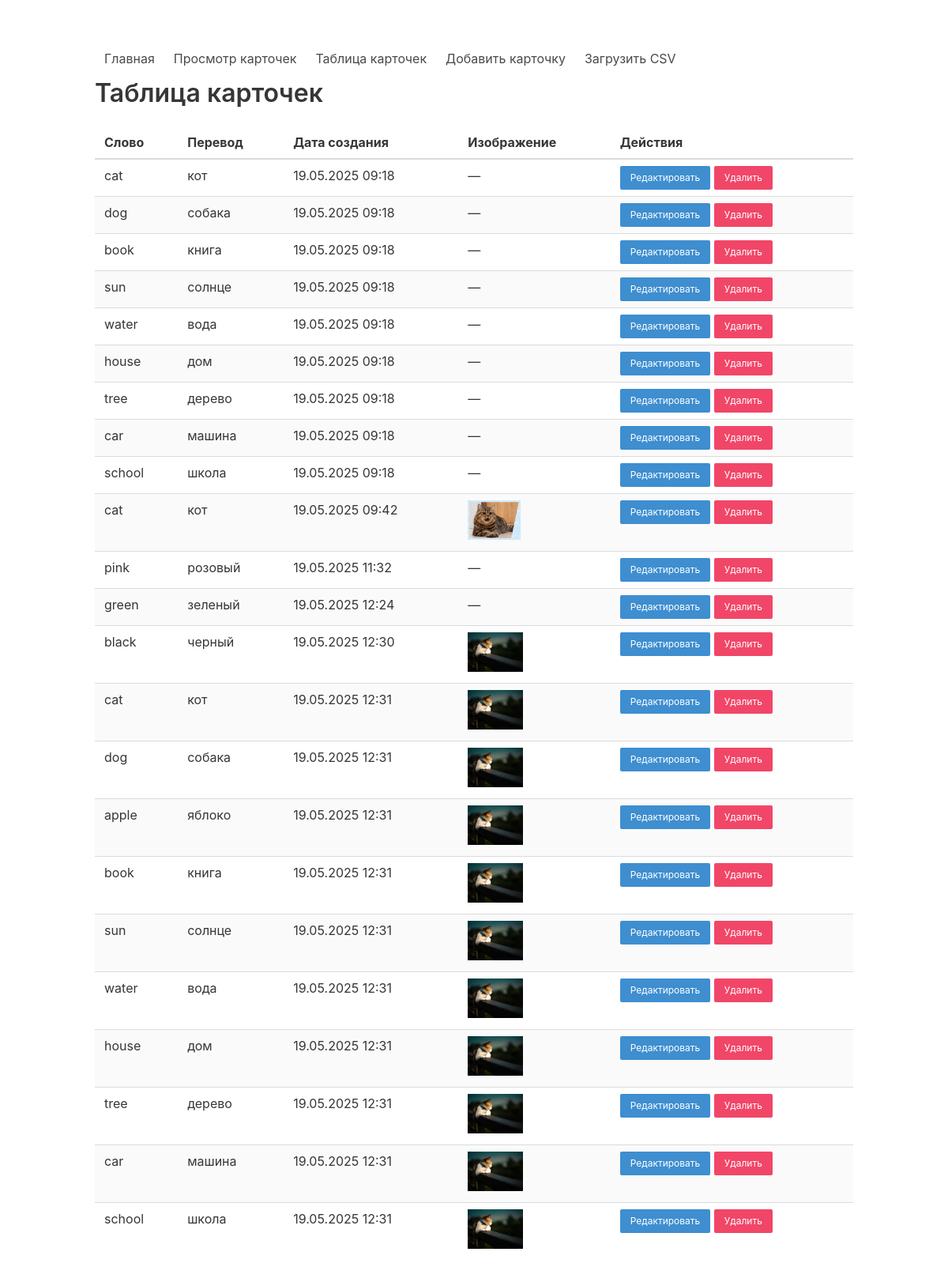
The app's page /cards/table/ with its own data.
### cards/models.py (models this page shows, shortened)
class Card(models.Model):
    word = models.CharField(max_length=100)
    translation = models.CharField(max_length=100)
    image = models.ImageField(upload_to='images/', blank=True, null=True, default='images/default.png')
    created_at = models.DateTimeField(auto_now_add=True)

### cards/views.py (the view)
# urls.py: path('cards/table/', views.card_list, name='card_list'),
def card_list(request):
    cards = Card.objects.all()
    return render(request, 'cards/table.html', {'cards': cards})

### cards/templates/cards/table.html (shortened to what this page needs)
{% extends 'cards/base.html' %}
{% block content %}
<h1 class="title">Таблица карточек</h1>
<table class="table is-fullwidth is-striped">
    <thead>
        <tr>
            <th>Слово</th>
            <th>Перевод</th>
            <th>Дата создания</th>
            <th>Изображение</th>
            <th>Действия</th>
        </tr>
    </thead>
    <tbody>
        {% for card in cards %}
        <tr>
            <td>{{ card.word }}</td>
            <td>{{ card.translation }}</td>
            <td>{{ card.created_at|date:"d.m.Y H:i" }}</td>
            <td>
                {% if card.image %}
                <img src="{{ card.image.url }}" alt="{{ card.word }}" style="height: 50px;">
                {% else %}
                —
                {% endif %}
            </td>
            <td>
                <a href="{% url 'edit_card' card.pk %}" class="button is-info is-small">Редактировать</a>
                <form method="post" action="{% url 'delete_card' card.pk %}" style="display:inline;">
                    <button class="button is-danger is-small" type="submit" onclick="return confirm('Удалить карточку {{ card.word }}?');">
                        Удалить
                    </button>
                </form>
            </td>
        </tr>
        {% empty %}
        <tr><td colspan="5">Карточек нет.</td></tr>
        {% endfor %}
    </tbody>
</table>
{% endblock %}

### records on screen
Card: word "cat", translation "кот", created_at "19.05.2025 09:18"
Card: word "dog", translation "собака", created_at "19.05.2025 09:18"
Card: word "book", translation "книга", created_at "19.05.2025 09:18"
Card: word "sun", translation "солнце", created_at "19.05.2025 09:18"
Card: word "water", translation "вода", created_at "19.05.2025 09:18"
Card: word "house", translation "дом", created_at "19.05.2025 09:18"
Card: word "tree", translation "дерево", created_at "19.05.2025 09:18"
Card: word "car", translation "машина", created_at "19.05.2025 09:18"
Card: word "school", translation "школа", created_at "19.05.2025 09:18"
Card: word "cat", translation "кот", created_at "19.05.2025 09:42", image (picture)
Card: word "pink", translation "розовый", created_at "19.05.2025 11:32"
Card: word "green", translation "зеленый", created_at "19.05.2025 12:24"
Card: word "black", translation "черный", created_at "19.05.2025 12:30", image (placeholder picture)
Card: word "cat", translation "кот", created_at "19.05.2025 12:31", image (placeholder picture)
Card: word "dog", translation "собака", created_at "19.05.2025 12:31", image (placeholder picture)
Card: word "apple", translation "яблоко", created_at "19.05.2025 12:31", image (placeholder picture)
Card: word "book", translation "книга", created_at "19.05.2025 12:31", image (placeholder picture)
Card: word "sun", translation "солнце", created_at "19.05.2025 12:31", image (placeholder picture)
Card: word "water", translation "вода", created_at "19.05.2025 12:31", image (placeholder picture)
Card: word "house", translation "дом", created_at "19.05.2025 12:31", image (placeholder picture)
Card: word "tree", translation "дерево", created_at "19.05.2025 12:31", image (placeholder picture)
Card: word "car", translation "машина", created_at "19.05.2025 12:31", image (placeholder picture)
Card: word "school", translation "школа", created_at "19.05.2025 12:31", image (placeholder picture)
